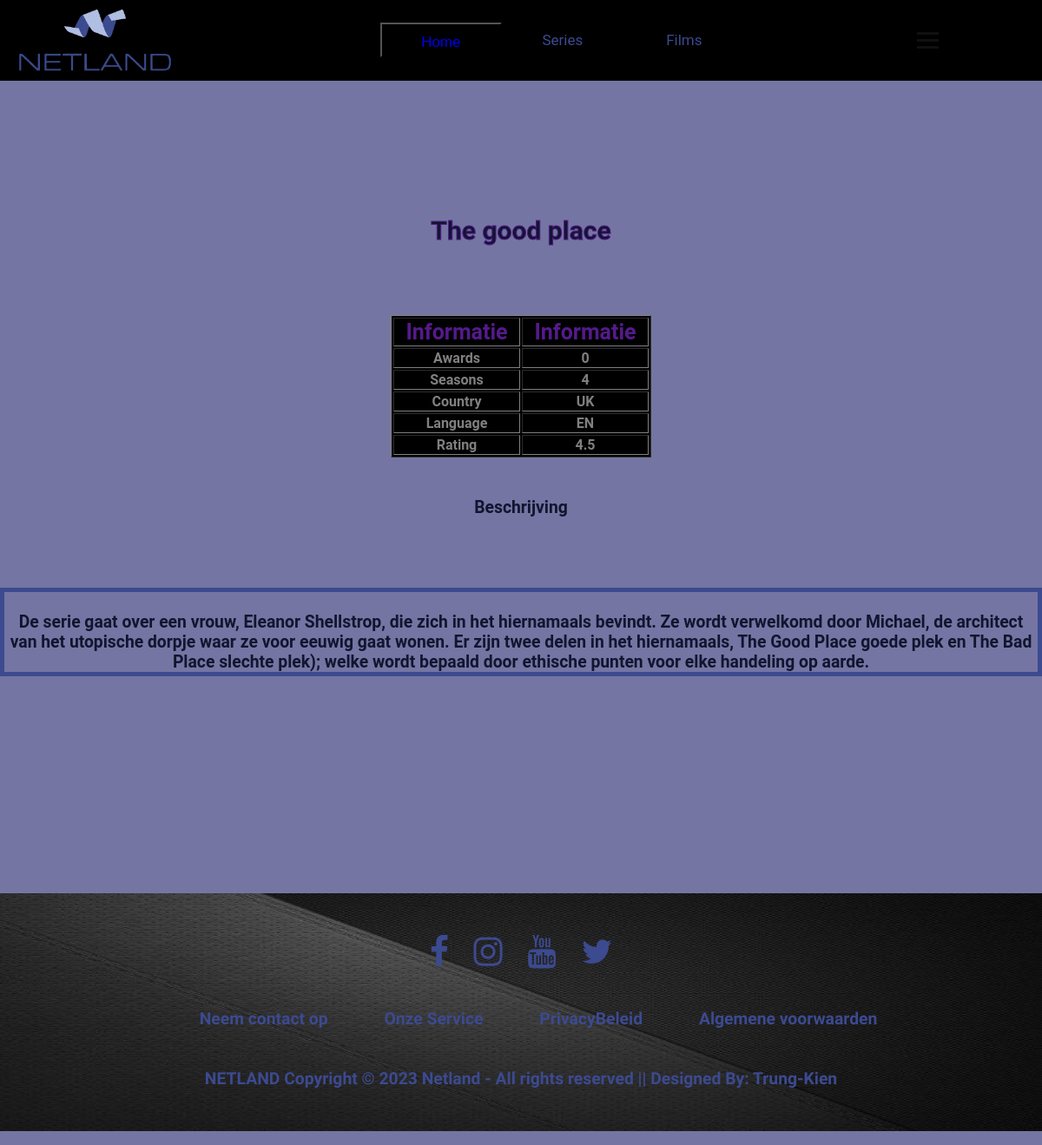
Screenshot of /detail_serie.php?id=1 with the database file from the repository.
### tables this page shows
CREATE TABLE `series` (
	id MEDIUMINT NOT NULL AUTO_INCREMENT PRIMARY KEY,
    title VARCHAR(100) NOT NULL,
    rating DECIMAL(2,1) NULL,
    description TEXT NOT NULL,
    has_won_awards BIT NOT NULL,
    seasons INT NOT NULL,
    country ENUM('NL', 'UK') NOT NULL,
    language ENUM('NL', 'EN') NOT NULL
);

### detail_serie.php (the view, shortened to what this page needs)
<html lang="en">
<head>
<link rel="stylesheet" href="style.css">
<link rel="stylesheet" href="https://cdnjs.cloudflare.com/ajax/libs/font-awesome/4.7.0/css/font-awesome.min.css">
</head>
<body>
<header class="header">
   <nav class="navbar">
       <img src="Netland.png" class="image1">
   <nav>
   <ul class="menu">
   <li><button class="home"><a href="index.php"><span>Home</a></span></button></li>
    <li>Series
    </li>
    <li>Films
    </li>
  </ul>
</nav>
            <div class="hamburger">
                <span class="bar"></span>
                <span class="bar"></span>
                <span class="bar"></span>
            </div>
         </nav>
</header>
    <div class="container">
    <br><br>
    <br><br><br><br>
        <div class="row">
            <table class="table table-hover" align="center" border="solid black 2px" width="300px" height="100px">
                <thead>
                <tbody align="center">
                    <br><br><br>
                    <?php
                        include_once('connection.php');
                        $stmt = $conn->prepare("SELECT * FROM series WHERE id=" . $_GET['id']);
                        $stmt->execute();
                        $series = $stmt->fetchAll();
                    foreach ($series as $serie) { ?>
                    <div class="btn4">
                            <h1 align="center"><?php echo $serie['title']; ?> </h1>
                        </div>
                            <br><br><br><br>
                        <tr>
                            <th><div class="btn2"><a href=""><span>Informatie</a></div></span></th>
                            <th><div class="btn2"><a href=""><span>Informatie</a></div></span></class></th>
                        </tr>
                    <tr>
                        <th>Awards</th>
                        <th>
                        <p align="center"> <?php echo $serie['has_won_awards']; ?> </p>
                    </th>
                     </tr>
                    <tr>
                        <th>Seasons</th>
                        <th> <p align="center"> <?php echo $serie['seasons']; ?> </p> </th>
                    </tr>
                    <tr>
                        <th>Country</th>
                        <th> <p align="center"> <?php echo $serie['country']; ?> </p></th>
                    </tr>
                    <tr>
                        <th>Language</th>
                        <th> <p align="center"> <?php echo $serie['language']; ?> </p></th>
                    </tr>
                    <tr>
                        <th>Rating</th>
                        <th>  <p align="center"> <?php echo $serie['rating']; ?> </p></th>
                    </tr>
                </thead>
                        </table>
                        <br><br>
                         <h2 align="center">Beschrijving<h2>
                        <br><br>
                        <p align="center" id="yellow"><br><?php echo $serie['description'] ?> </p><br>
                    <?php } ?>
                <br><br><br>
    <br><br><br><br><br><br>
               <footer>
<div class="footer">
<div class="row">
<a href="https://www.facebook.com/netlandschool/"><i class="fa fa-facebook"></i></a>
<a href="https://www.instagram.com/netlandschool/"><i class="fa fa-instagram"></i></a>
<a href="https://www.youtube.com/@NetlandSchoolAntofagasta"><i class="fa fa-youtube"></i></a>
<a href="https://twitter.com/netland_school"><i class="fa fa-twitter"></i></a>
</div>
<div class="row">
<ul>
<li><a href="">Neem contact op</a></li>
<li><a href="">Onze Service</a></li>
<li><a href="">PrivacyBeleid</a></li>
<li><a href="">Algemene voorwaarden</a></li>
</ul>
</div>
<div class="row">
NETLAND Copyright © 2023 Netland - All rights reserved || Designed By: Trung-Kien
</div>
</div>
</footer>
</body>
</html>

### style.css (style rules this page uses)
body { background-color: #7575a3; margin: 0; }
h2, h1, h3 { color: #10162f; }
th, td { color: grey; }
table { background-color: black; }
#yellow { color: #10162f; border: solid #3c4a90; border-width: thick; }
* { box-sizing: border-box; }
html { font-size: 80.5%; font-family: 'Roboto', sans-serif; }
li { list-style: none; }
a { text-decoration: none; }
.header { list-style: none; text-align: center; padding: 0; text-decoration: none; background-color: #404040; }
.navbar { display: flex; justify-content: space-between; align-items: center; padding: 0.5rem 1.5rem; background-color: black; }
.hamburger { padding-right: 100px; color: #3c4a90; }
.bar { display: block; width: 25px; height: 3px; margin: 5px auto; -webkit-transition: all 0.3s ease-in-out; transition: all 0.3s ease-in-out; background-color: #101010; }
.image1 { size: 20px; width: 80x; height: 80px; }
nav { text-align: center; }
.menu { display: inline-block; }
.menu>li { float: left; color: #3c4a90; width: 140px; height: 40px; line-height: 40px; background: rgba(0, 0, 0, 0.8); cursor: pointer; font-size: 17px; }
table.table.table-hover { text-align: center; }
.footer { background-image: url(footer.jpg); background-size: 100% 100%; padding: 30px 0px; font-family: 'Play', sans-serif; text-align: center; }
.footer .row { width: 100%; margin: 1% 0%; padding: 0.6% 0%; color: #3c4a90; font-size: 1em; }
.footer .row a { text-decoration: none; color: #3c4a90; transition: 0.5s; }
.footer .row ul { width: 100%; }
.footer .row ul li { display: inline-block; margin: 0px 30px; }
.footer .row a i { font-size: 2em; margin: 0% 1%; }
.btn2 { background:black; font-size: 25px; }
.btn4 { background:#7575a3; font-size: 15px; -webkit-text-stroke: 1px #551a8b; }
.home { float: left; color: green; width: 140px; height: 40px; line-height: 40px; background: rgba(0, 0, 0, 0.8); cursor: pointer; font-size: 17px; }

### rows the page displays
series: title "The good place", has_won_awards "0", seasons "4", country "UK", language "EN", rating "4.5", description "De serie gaat over een vrouw, Eleanor Shellstrop, die zich in het hiernamaals bevindt. Ze wordt verwelkomd door Michael, de architect van het utopische dorpje waar ze voor eeuwig gaat wonen. Er zijn twee delen in het hiernamaals, The Good Place goede plek en The Bad Place slechte plek); welke wordt bepaald door ethische punten voor elke handeling op aarde."
